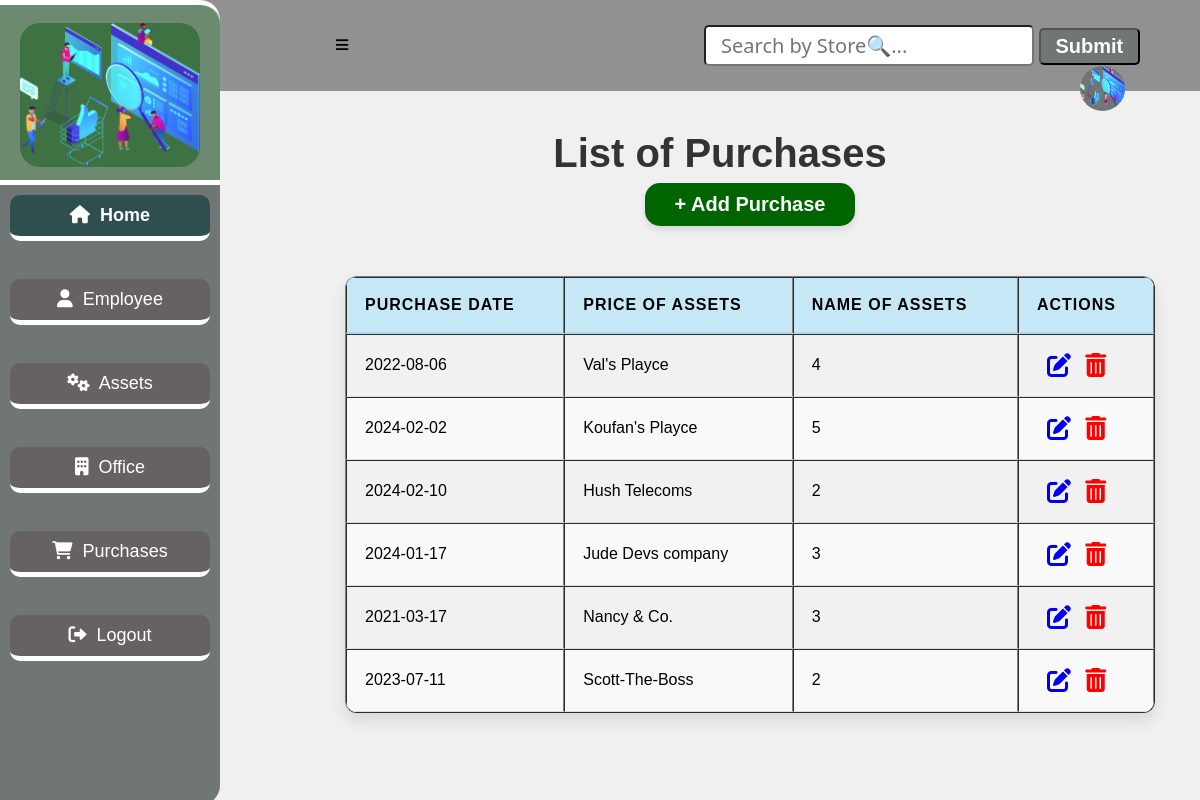
Page /purchase on the earlier database version.
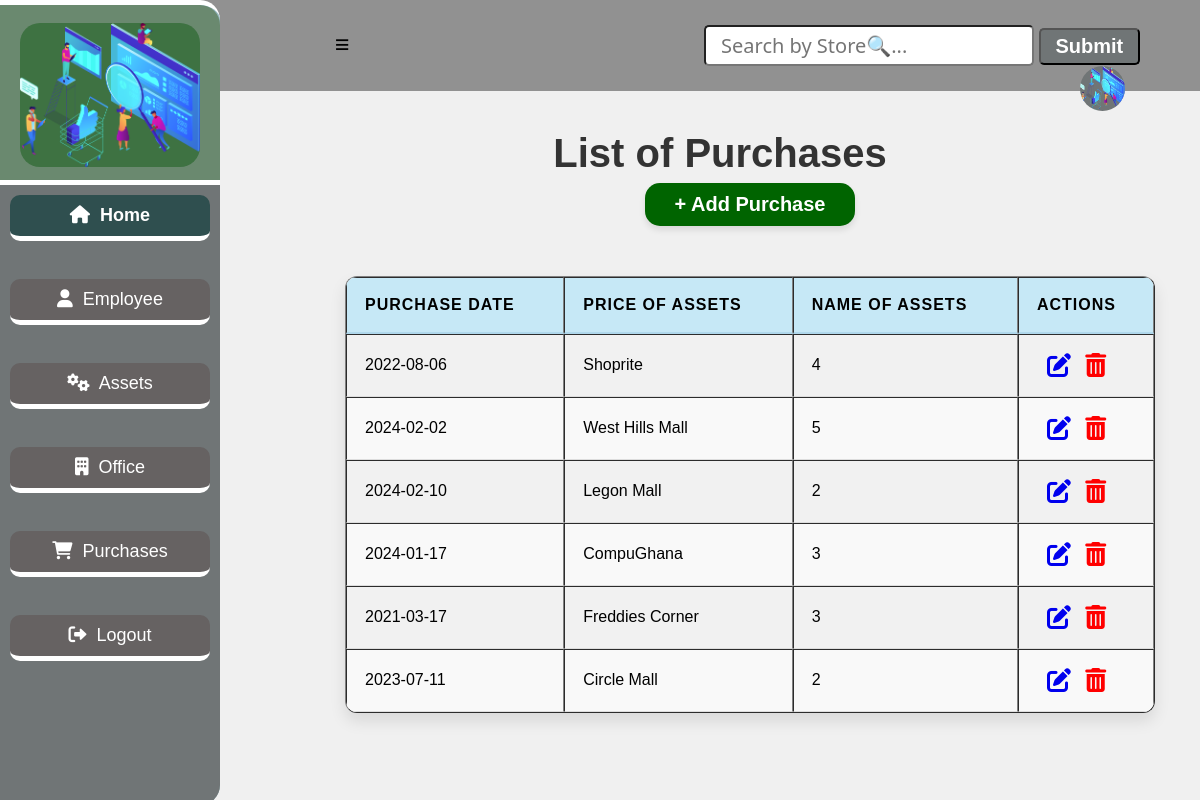
Same page on the later database version.
### app.py (models this page shows, shortened)
class Purchase(db.Model):
    __tablename__ = "purchases"
    id=db.Column(db.Integer, primary_key=True)
    date=db.Column(db.String(10))
    store=db.Column(db.String(10))
    warranty_period=db.Column(db.Integer)
    equipment_rel=db.relationship('Equipment', backref='equipment_purchase')

### app.py (the view)
@app.route('/purchase')
def purchase():
    purchases = Purchase.query.all()
    return render_template('purchaseList.html', purchases=purchases)

### app.py (called while the page is built)
@app.before_request
def create_table():
    db.create_all()

### templates/purchaseList.html (shortened to what this page needs)
<!DOCTYPE html>
<html lang="en">
<head>
    <link
    rel="stylesheet"
    href="{{ url_for('static', filename='main.css') }}"
    />
    <link rel="stylesheet" href="https://cdnjs.cloudflare.com/ajax/libs/font-awesome/4.7.0/css/font-awesome.min.css">
    <link rel="stylesheet" href="https://cdnjs.cloudflare.com/ajax/libs/font-awesome/6.0.0-beta3/css/all.min.css">
</head>
<body>
    <div class="header">
        <a href="#" id="sidebar-icon">&#8801;</a>
        <input type="search" id="query" name="search" placeholder="Search by Store🔍...">
        <button id="search-button">Submit</button>
        <a href="#"><img src="{{ url_for('static', filename='bg4.png') }}" alt="logo"></a>
    </div>
    <section class="sidebar">
        <div class="logo">
            <img src="{{ url_for('static', filename='bg4.png') }}" alt="logo">
        </div>
        <div class="content">
            <a href="/entry_point" class="home active"><i class="fas fa-home"></i>&nbsp; Home</a><br>
            <a href="/employee" class="home"><i class="fas fa-user"></i>&nbsp;  Employee</a><br>
            <a href="/equipment" class="home"><i class="fas fa-cogs"></i>&nbsp;  Assets</a><br>
            <a href="/location" class="home"><i class="fas fa-building"></i>&nbsp;  Office</a><br>
            <a href="/purchase" class="home"><i class="fas fa-shopping-cart"></i> &nbsp; Purchases</a><br>
            <a href="/login" class="home"><i class="fas fa-sign-out-alt"></i>&nbsp;  Logout</a>
          </div>
    </section>
    <h1 class="marquee">List of Purchases</h1>
    <div class="purchase-form">
        <a href="/add-purchase" class="btn1">+ Add Purchase</a>
        <table border="1">
            <thead>
                <tr>
                    <th>Purchase Date</th>
                    <th>Price Of Assets</th>
                    <th>Name Of Assets</th>
                    <th>Actions</th>
                </tr>
            </thead>
            <tbody id="table-results">
                {% for purchase in purchases %}
                    <tr>
                        <td>{{ purchase.date }}</td>
                        <td>{{ purchase.store }}</td>
                        <td>{{ purchase.warranty_period }}</td>
                        <td class="action">
                            <a href="/edit_purchase{{ purchase.id }}"><i class="fa fa-edit" style="font-size:24px"></i></a>
                            <a href="/delete_purchase{{ purchase.id }}"><i class="fa fa-trash-o" style="font-size:24px"></i></a>
                        </td>
                    </tr>
                {% endfor %}
            </tbody>
        </table>
    </div>
</body>
</html>

Differences in the rows shown:
changed Purchase: store "Val's Playce" → "Shoprite"
changed Purchase: store "Koufan's Playce" → "West Hills Mall"
changed Purchase: store "Hush Telecoms" → "Legon Mall"
changed Purchase: store "Jude Devs company" → "CompuGhana"
changed Purchase: store "Nancy & Co." → "Freddies Corner"
changed Purchase: store "Scott-The-Boss" → "Circle Mall"
